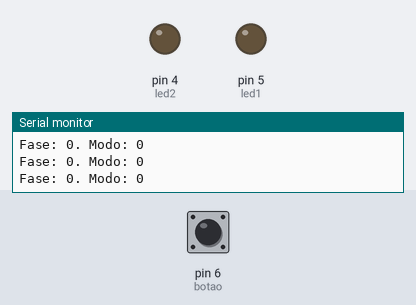
A sketch run on a simulated Arduino Uno, built with avr-gcc and run on an emulated ATmega328P. Parts: output pins drawn as LEDs (lit = HIGH), the last lines printed to the serial monitor. Dashed ring = blinking. The test bench sets the inputs (shaded band); at power-on: pin 6 (botao) LOW.

Above: at 1.2 s.
1.3 s: pin 6 (botao) pulled HIGH for 0.15 s
3.0 s: pin 6 (botao) pulled HIGH for 1 s
At 4.4 s:
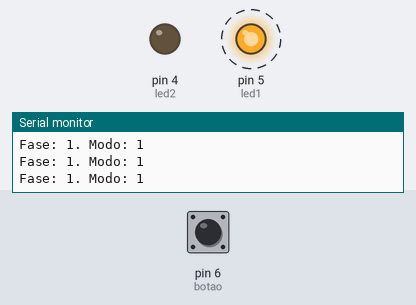
7.0 s: pin 6 (botao) pulled HIGH for 0.15 s
At 7.9 s:
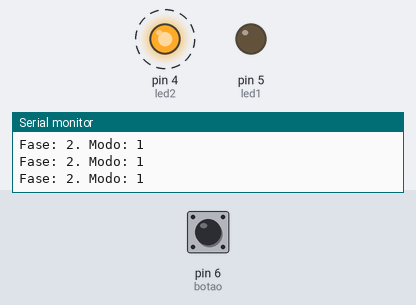
10.1 s: pin 6 (botao) pulled HIGH for 0.15 s
At 10.9 s:
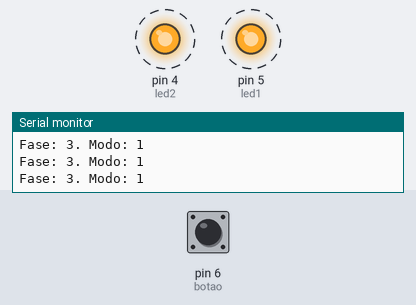
13.2 s: pin 6 (botao) pulsed HIGH 2 times (0.12 s each, 0.3 s apart)
At 16.7 s:
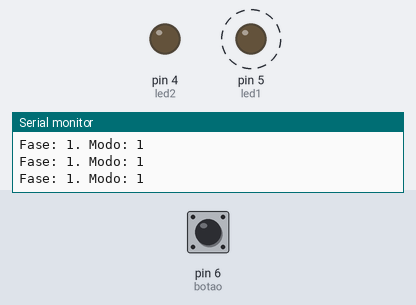
16.8 s: pin 6 (botao) pulsed HIGH 5 times (0.12 s each, 0.3 s apart)
At 18.9 s:
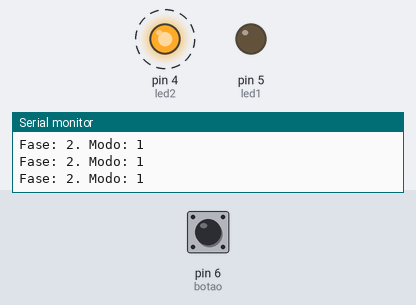
Timing chart, 0 to 22.3 s (numbered marks = the images above; inputs shaded):
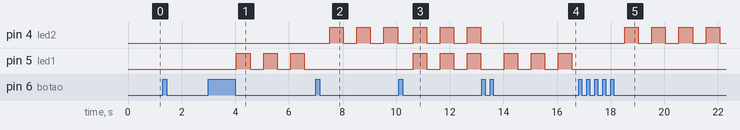

Measured:
- after the input at 3.0 s, pin 5 (led1): alternates HIGH for 0.51 s and LOW for 0.51 s, starting after 1.0 s
- after the input at 7.0 s, pin 4 (led2): alternates HIGH for 0.51 s and LOW for 0.51 s, starting after 0.52 s; pin 5 (led1): stops changing and stays LOW
- after the input at 10.1 s, pin 5 (led1): alternates HIGH for 0.51 s and LOW for 0.51 s, starting after 0.53 s
- after the input at 13.2 s, pin 4 (led2): stops changing and stays LOW
- after the input at 16.8 s, pin 4 (led2): alternates HIGH for 0.51 s and LOW for 0.51 s, starting after 1.7 s; pin 5 (led1): stops changing and stays LOW

The sketch:

codigo.ino
```cpp
int led2 = 4; //vermelho
int led1 = 5; //verde
int botao = 6;
int fase = 0;
int modo = 0;
int botAnterior = 0; //estado botão
int botAtual = 0;

int led1Ativo = 0;
int led2Ativo = 0;

unsigned long tempoLed1 = 0;
unsigned long tempoLed2 = 0;

bool estadoLed1 = LOW;
bool estadoLed2 = LOW;

unsigned long tempoInicioClique = 0;
unsigned long tempoFimClique = 0;
unsigned long duracaoClique = 0;


void desligarLed(int led)
{
  digitalWrite(led, LOW);
}

// Liga o led se ele estiver ativo. (desliga se não)
void ligarSeAtivo(int led, int ativo)
{
  if (ativo == 1)
  {
    digitalWrite(led, HIGH);
  }else{
    digitalWrite(led, LOW);
  }
}

// Verifica se o led está ativo e, se estiver, pisca em certo intervalo. (desliga se não)
void piscarSeAtivo(int led, int ativo, unsigned long &tempo, bool &estado, int intervalo)
{
 if (ativo == 1)
 {
   if (millis() - tempo >= intervalo)
   {
     tempo = millis();
     estado = !estado;
     digitalWrite(led, estado);
   }
 }
 else
 {
   desligarLed(led);
 }
}

// Define quais leds participam da fase atual.
void definirLedsAtivos()
{
 if(fase == 1)
 {
   led1Ativo = 1;
   led2Ativo = 0;
 }
 else if (fase == 2)
 {
   led1Ativo = 0;
   led2Ativo = 1;
 }
 else if (fase == 3)
 {
   led1Ativo = 1;
   led2Ativo = 1;
 }
 else
 {
   led1Ativo = 0;
   led2Ativo = 0;
   desligarLed(led1);
   desligarLed(led2);
 }
}

void detectarBotao()
{
 if (botAnterior == LOW && botAtual == HIGH)
 {
  // Inicia a medição da duração do clique e reinicia o estado dos LEDs.
  tempoInicioClique = millis();
  tempoLed1 = millis();
  tempoLed2 = millis();

  estadoLed1 = LOW;
  estadoLed2 = LOW;

 }
 if (botAnterior == HIGH && botAtual == LOW)
 {
 // Ao soltar o botão, calcula a duração do clique para diferenciar.
 // clique curto (troca a fase) de clique longo (troca o modo).

  tempoFimClique = millis();
  duracaoClique = tempoFimClique - tempoInicioClique;

  if (duracaoClique < 300)
  {
   fase++;
   if (fase > 3 )fase = 0;

   Serial.print("-CLIQUE CURTO- ");
  }
  else if (duracaoClique > 300)
  {
   modo++;
   if (modo > 3 )modo = 0;

   Serial.print("-CLIQUE LONGO- ");
  }
 }
  botAnterior = botAtual;
}

// Exibe no monitor serial a fase e o modo atuais.
void mostrarInfo()
{
 Serial.print("Fase: ");
 Serial.print(fase);
 Serial.print(". Modo: ");
 Serial.println(modo);
}

// Executa o comportamento dos LEDs de acordo com o modo selecionado.
void executarModo()
{
 if (modo == 1)
 {
  piscarSeAtivo(led1, led1Ativo, tempoLed1, estadoLed1, 500);
  piscarSeAtivo(led2, led2Ativo, tempoLed2, estadoLed2, 500);
 }
 else if (modo == 2)
 {
  piscarSeAtivo(led1, led1Ativo, tempoLed1, estadoLed1, 200);
  piscarSeAtivo(led2, led2Ativo, tempoLed2, estadoLed2, 200);
 }
 else if (modo == 3)
 {
  ligarSeAtivo(led1, led1Ativo);
  ligarSeAtivo(led2, led2Ativo);
 }
 else
 {
  desligarLed(led1);
  desligarLed(led2);
 }
}

void setup()
{
 pinMode(led1, OUTPUT);
 pinMode(led2, OUTPUT);
 pinMode(botao, INPUT);
 Serial.begin(9600);
}


void loop()
{
 botAtual = digitalRead(botao);

 mostrarInfo();
 detectarBotao();
 definirLedsAtivos();
 executarModo();

}
```
